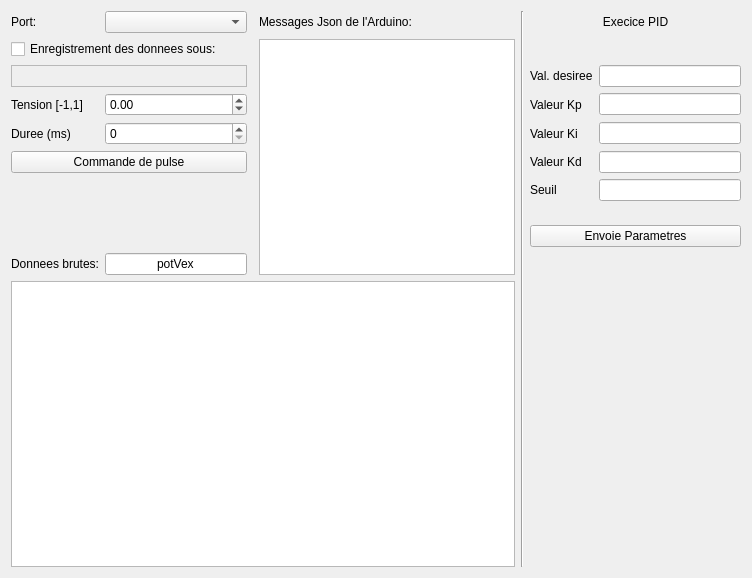
<?xml version="1.0" encoding="UTF-8"?>
<ui version="4.0">
 <class>MainWindow</class>
 <widget class="QMainWindow" name="MainWindow">
  <property name="geometry">
   <rect>
    <x>0</x>
    <y>0</y>
    <width>752</width>
    <height>578</height>
   </rect>
  </property>
  <property name="acceptDrops">
   <bool>false</bool>
  </property>
  <property name="windowTitle">
   <string>Interface Identification</string>
  </property>
  <widget class="QWidget" name="centralWidget">
   <layout class="QGridLayout" name="gridLayout">
    <item row="6" column="0" colspan="2">
     <widget class="QLabel" name="label_pathCSV">
      <property name="frameShape">
       <enum>QFrame::StyledPanel</enum>
      </property>
      <property name="text">
       <string/>
      </property>
      <property name="textFormat">
       <enum>Qt::AutoText</enum>
      </property>
     </widget>
    </item>
    <item row="7" column="6">
     <widget class="QLineEdit" name="lineEdit_Kp"/>
    </item>
    <item row="9" column="5">
     <widget class="QLabel" name="label_10">
      <property name="text">
       <string>Valeur Kd</string>
      </property>
     </widget>
    </item>
    <item row="8" column="5">
     <widget class="QLabel" name="label_9">
      <property name="text">
       <string>Valeur Ki</string>
      </property>
     </widget>
    </item>
    <item row="4" column="4" rowspan="13">
     <widget class="Line" name="line_3">
      <property name="orientation">
       <enum>Qt::Vertical</enum>
      </property>
     </widget>
    </item>
    <item row="15" column="1">
     <widget class="QLineEdit" name="JsonKey">
      <property name="text">
       <string>potVex</string>
      </property>
      <property name="alignment">
       <set>Qt::AlignCenter</set>
      </property>
     </widget>
    </item>
    <item row="8" column="0">
     <widget class="QLabel" name="label_2">
      <property name="text">
       <string>Duree (ms)</string>
      </property>
     </widget>
    </item>
    <item row="7" column="0">
     <widget class="QLabel" name="label">
      <property name="text">
       <string>Tension [-1,1]</string>
      </property>
     </widget>
    </item>
    <item row="7" column="1">
     <widget class="QDoubleSpinBox" name="PWMBox">
      <property name="minimum">
       <double>-1.000000000000000</double>
      </property>
      <property name="maximum">
       <double>1.000000000000000</double>
      </property>
      <property name="singleStep">
       <double>0.100000000000000</double>
      </property>
     </widget>
    </item>
    <item row="7" column="5">
     <widget class="QLabel" name="label_8">
      <property name="text">
       <string>Valeur Kp</string>
      </property>
     </widget>
    </item>
    <item row="15" column="0">
     <widget class="QLabel" name="label_3">
      <property name="text">
       <string>Donnees brutes:</string>
      </property>
     </widget>
    </item>
    <item row="4" column="3">
     <widget class="QLabel" name="label_4">
      <property name="text">
       <string>Messages Json de l'Arduino:</string>
      </property>
      <property name="alignment">
       <set>Qt::AlignLeading|Qt::AlignLeft|Qt::AlignVCenter</set>
      </property>
     </widget>
    </item>
    <item row="14" column="2">
     <widget class="Line" name="line">
      <property name="orientation">
       <enum>Qt::Horizontal</enum>
      </property>
     </widget>
    </item>
    <item row="9" column="6">
     <widget class="QLineEdit" name="lineEdit_Kd"/>
    </item>
    <item row="8" column="6">
     <widget class="QLineEdit" name="lineEdit_Ki"/>
    </item>
    <item row="4" column="5" colspan="2">
     <widget class="QLabel" name="label_6">
      <property name="text">
       <string>Execice PID</string>
      </property>
      <property name="alignment">
       <set>Qt::AlignCenter</set>
      </property>
     </widget>
    </item>
    <item row="5" column="3" rowspan="11">
     <widget class="QTextBrowser" name="textBrowser">
      <property name="font">
       <font>
        <pointsize>9</pointsize>
       </font>
      </property>
     </widget>
    </item>
    <item row="6" column="5">
     <widget class="QLabel" name="label_7">
      <property name="text">
       <string>Val. desiree</string>
      </property>
     </widget>
    </item>
    <item row="5" column="0" colspan="2">
     <widget class="QCheckBox" name="checkBox">
      <property name="text">
       <string>Enregistrement des donnees sous:</string>
      </property>
     </widget>
    </item>
    <item row="10" column="5">
     <widget class="QLabel" name="label_11">
      <property name="text">
       <string>Seuil</string>
      </property>
     </widget>
    </item>
    <item row="6" column="6">
     <widget class="QLineEdit" name="lineEdit_DesVal"/>
    </item>
    <item row="8" column="1">
     <widget class="QSpinBox" name="DurationBox">
      <property name="keyboardTracking">
       <bool>false</bool>
      </property>
      <property name="minimum">
       <number>0</number>
      </property>
      <property name="maximum">
       <number>5000</number>
      </property>
      <property name="singleStep">
       <number>25</number>
      </property>
     </widget>
    </item>
    <item row="4" column="0">
     <widget class="QLabel" name="label_5">
      <property name="text">
       <string>Port:</string>
      </property>
     </widget>
    </item>
    <item row="16" column="0" colspan="4">
     <widget class="QChartView" name="graph"/>
    </item>
    <item row="9" column="0" colspan="2">
     <widget class="QPushButton" name="pulseButton">
      <property name="text">
       <string>Commande de pulse</string>
      </property>
     </widget>
    </item>
    <item row="10" column="6">
     <widget class="QLineEdit" name="lineEdit_Thresh"/>
    </item>
    <item row="4" column="1">
     <widget class="QComboBox" name="comboBoxPort"/>
    </item>
    <item row="14" column="5" colspan="2">
     <widget class="QPushButton" name="pushButton_Params">
      <property name="text">
       <string>Envoie Parametres</string>
      </property>
     </widget>
    </item>
   </layout>
  </widget>
 </widget>
 <layoutdefault spacing="6" margin="11"/>
 <customwidgets>
  <customwidget>
   <class>QChartView</class>
   <extends>QGraphicsView</extends>
   <header location="global">QtCharts</header>
  </customwidget>
 </customwidgets>
 <resources/>
 <connections/>
</ui>
